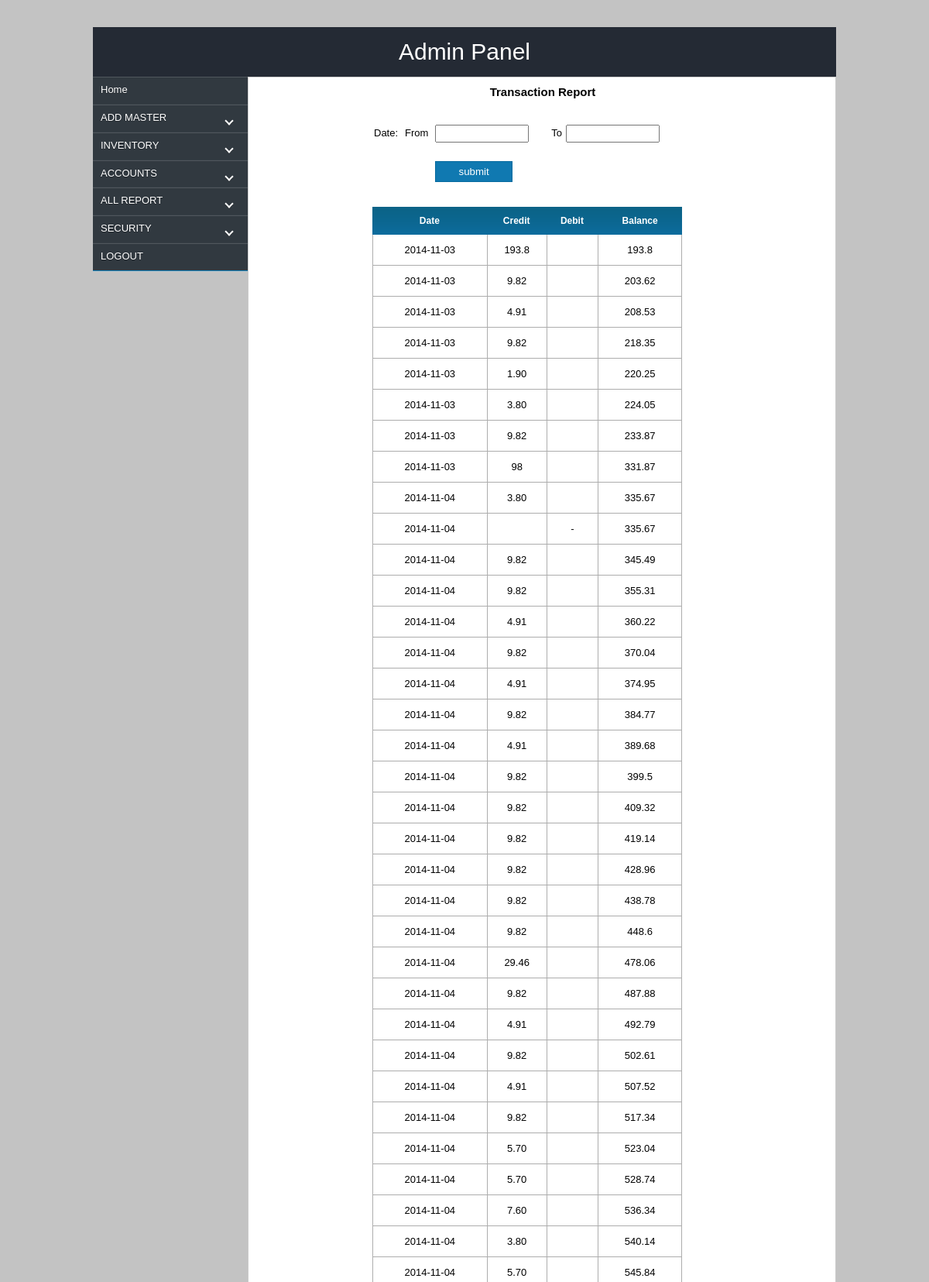
Screenshot of /admin/transaction_report2.php (signed in, upper part) with the database file from the repository.
### tables this page shows
CREATE TABLE IF NOT EXISTS `transaction` (
  `slno` int(11) NOT NULL AUTO_INCREMENT,
  `vendor_id` varchar(11) NOT NULL,
  `amount` varchar(300) NOT NULL,
  `billid` varchar(300) NOT NULL,
  `uniqueid` varchar(200) NOT NULL,
  `date` date NOT NULL,
  PRIMARY KEY (`slno`)
);

### admin/transaction_report2.php (the view, shortened to what this page needs)
<?php
include_once('function.php');
if(!$_SESSION['user'])
{ header("location:../index.php");}else{
    $a=0;
 ?>
<html>
<head>
<link href="css/style.css" rel="stylesheet"  type="text/css"/>
<link rel="stylesheet" type="text/css" media="all" href="jsDatePick_ltr.min.css" />
</head>
<body>
    <div id="wrapper">
       <div id="header">Admin Panel</div>
	   <div id="con">
         <div id="container" style="font-size: 10px;">
            <div id="lcontainer">
                <?php include_once('menu.php');?>
            </div>
            <div id="rcontainer" align="middle">
                <div style="width:760px; height:auto; float:left; font-family:arial; font-size:14px; margin-top:10px;">
				<h3>Transaction Report</h3>
				</div>
				<div style="width:400px; height:auto; float:left; margin-left:160px;">
<form name="f" method="post">
<table class="table" style="height:100px;">
<tr>
<td>Date:</td>
<td>From</td>
<td><input type="text" name="rpt" size="12" id="inputField" class="text"/></td>
<td>To</td>
<td><input type="text" name="rpt1" size="12" id="inputField1" class="text"/></td>
</tr>
<tr>
<td>&nbsp;</td>
<td>&nbsp;</td>
<td>
<input type="submit" name="submit" value="submit" class="btn"/>
</td>
</tr>
</table>
</form>
<?php
if(isset($_POST['rpt']) && isset($_POST['rpt1'])){
?>
<div style="width:auto; height:auto; float:left; margin-left:10px; word-spacing:5px;">
<?php
$from=$_POST['rpt'];
$to=$_POST['rpt1'];
$sql=mysql_query("select * from `transaction` where date between '$_POST[rpt]' and '$_POST[rpt1]' ");
echo "<span style='font-family:arial; font-size:16px; color:#51A351;'>Report From"."  ".$from." To ".$to."</span><span style='font-weight:bold;color:#51A351;margin-left:5px;'>:</span>";
?>
</div>
<?php
}else{$sql=mysql_query("select * from `transaction`");}
?>
	<table class="table" cellspacing="0" cellpadding="0" style="line-height:3;" >
	    <tr style="background:url(image/yellow.png); color:#fff; height:25px; font-size:12px;">
		<th>Date</th>
		<th>Credit</th>
		<th>Debit</th>
		<th>Balance</th>
	    </tr>
	    <?php
	    while($res=mysql_fetch_array($sql))
	    {
		$amount=$res['amount'];
	    ?>
	    <tr>
		<td class="td"><?php echo $res['date'];?></td>
		<?php $a=$amount+$a;
		if($amount>0)
		{ ?>
		<td class="td"><?php echo $res['amount'];?></td>
		<td class="td"></td>
		<td class="td" style="border-right:1px solid #adadad;"><?php echo $a;?></td><?php } else {?>
		<td class="td"></td>
		<td class="td"><?php echo $res['amount'];?></td>
		<td class="td" style="border-right:1px solid #adadad;"><?php echo $a;?></td>
		<?php }?>
	    </tr><?php }?>
	</table>
		    </div>
         </div>
        </div>
    </div>
</div>
</body>
</html> <?php }?>

### admin/css/style.css (style rules this page uses)
* { margin:0px; padding:0px; }
body { background:url('../image/yllw.jpg') no-repeat; background-size:100% 100%; background:#c3c3c3; }
#wrapper { width:960px;margin:0 auto; margin-top:35px; }
#header { width:930px; height:auto; padding:15px; background:rgba(255,255,255,0.5); text-align: center; font-family: fantasy; font-family:arial;font-size:30px; background:#333; color:#fff; background:#242a34; }
#con { width:100%; height:auto; float:left; margin-bottom:20px; }
#container { width:960px; margin:auto; background:#fff; }
#lcontainer { width:200px; float: left; height:auto; background:rgba(255,255,225,0.5); }
#rcontainer { width:758px; float:left; min-height:500px;height:auto; background:#fff; border:1px solid #ccc; }
.table { font-family:arial; font-size:13px; width:400px; height:0px; margin-top:20px; margin-bottom:10px; line-height:2; width:100%; }
h3 { font-family:arial; font-size:15px; width:300px; }
.text { padding:2px; }
.td { border-left:1px solid #adadad; border-bottom:1px solid #adadad; text-align:center; }
.btn { width:60px; padding:2px; }

### admin/styles.css (style rules this page uses)
.btn { width:100px; height:auto; float:left; padding:5px; background:#1079b1; border:none; color:#fff; text-align:center; font-family:Arial, Helvetica, sans-serif; border:1px solid #066a9f; }

### rows the page displays
transaction: date "2014-11-03", amount "193.8", a "193.8"
transaction: date "2014-11-03", amount "9.82", a "203.62"
transaction: date "2014-11-03", amount "4.91", a "208.53"
transaction: date "2014-11-03", amount "9.82", a "218.35"
transaction: date "2014-11-03", amount "1.90", a "220.25"
transaction: date "2014-11-03", amount "3.80", a "224.05"
transaction: date "2014-11-03", amount "9.82", a "233.87"
transaction: date "2014-11-03", amount "98", a "331.87"
transaction: date "2014-11-04", amount "3.80", a "335.67"
transaction: date "2014-11-04", amount "-", a "335.67"
transaction: date "2014-11-04", amount "9.82", a "345.49"
transaction: date "2014-11-04", amount "9.82", a "355.31"
transaction: date "2014-11-04", amount "4.91", a "360.22"
transaction: date "2014-11-04", amount "9.82", a "370.04"
transaction: date "2014-11-04", amount "4.91", a "374.95"
transaction: date "2014-11-04", amount "9.82", a "384.77"
transaction: date "2014-11-04", amount "4.91", a "389.68"
transaction: date "2014-11-04", amount "9.82", a "399.5"
transaction: date "2014-11-04", amount "9.82", a "409.32"
transaction: date "2014-11-04", amount "9.82", a "419.14"
transaction: date "2014-11-04", amount "9.82", a "428.96"
transaction: date "2014-11-04", amount "9.82", a "438.78"
transaction: date "2014-11-04", amount "9.82", a "448.6"
transaction: date "2014-11-04", amount "29.46", a "478.06"
transaction: date "2014-11-04", amount "9.82", a "487.88"
transaction: date "2014-11-04", amount "4.91", a "492.79"
transaction: date "2014-11-04", amount "9.82", a "502.61"
transaction: date "2014-11-04", amount "4.91", a "507.52"
transaction: date "2014-11-04", amount "9.82", a "517.34"
transaction: date "2014-11-04", amount "5.70", a "523.04"
transaction: date "2014-11-04", amount "5.70", a "528.74"
transaction: date "2014-11-04", amount "7.60", a "536.34"
transaction: date "2014-11-04", amount "3.80", a "540.14"
transaction: date "2014-11-04", amount "5.70", a "545.84"
